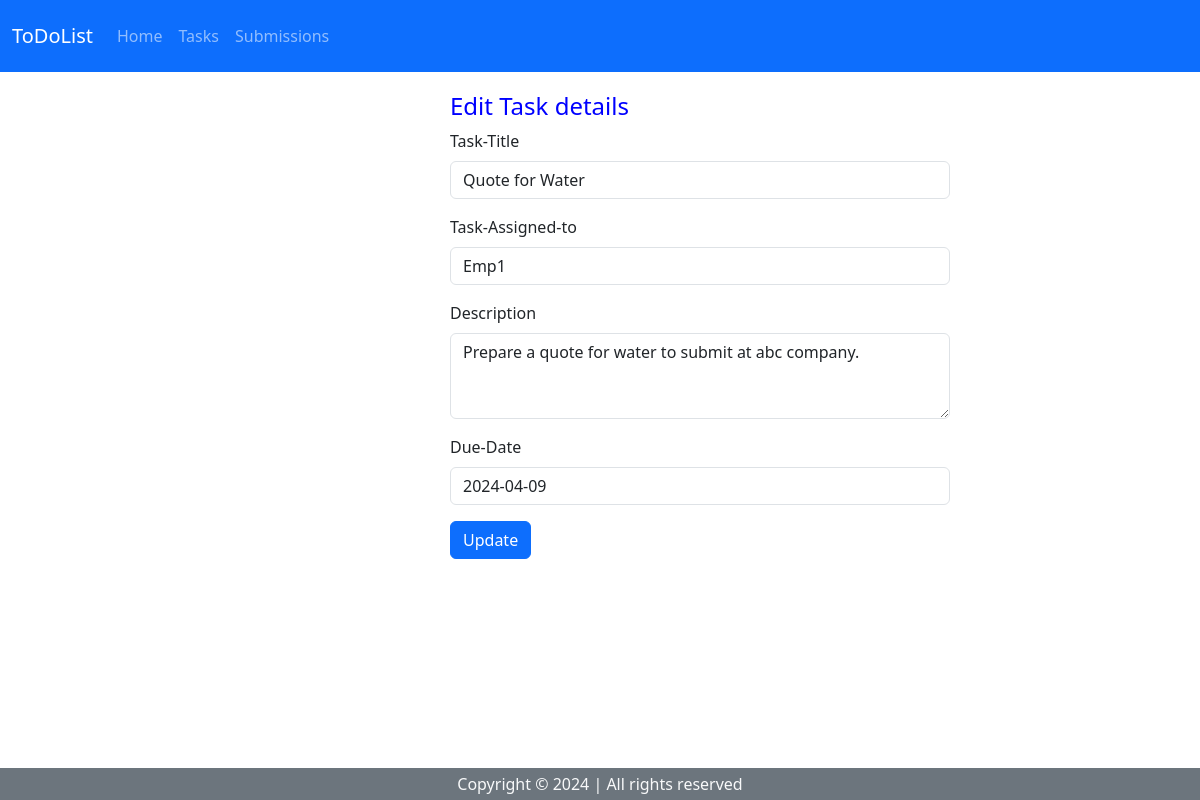
Screenshot of /backend/edit_task/15 with the database file from the repository.
### backend/models.py (models this page shows)
class taskDB(models.Model):
    Task_Title = models.CharField(max_length=100,null=True,blank=True)
    Employee = models.CharField(max_length=100,null=True,blank=True)
    Description = models.TextField(max_length=500,null=True,blank=True)
    Due_date= models.DateField(null=True)

### backend/views.py (the view)
# urls.py: path('edit_task/<int:tid>',views.edit_task, name='edit_task'),
def edit_task(request,tid):
    tdata = taskDB.objects.get(id=tid)
    return render(request,"edit_task.html", {'tdata':tdata})

### backend/templates/edit_task.html (shortened to what this page needs)
<!doctype html>
<html lang="en">
  <head>
    <link href="https://cdn.jsdelivr.net/npm/bootstrap@5.3.2/dist/css/bootstrap.min.css" rel="stylesheet">
    <link href=
        "https://code.jquery.com/ui/1.10.4/themes/ui-lightness/jquery-ui.css"
            rel="stylesheet" />
  </head>
  <body>
<nav class="navbar navbar-expand-lg bg-primary py-3" data-bs-theme="dark">
<div class="container-fluid">
      <span class="navbar-brand mb-0 h1">ToDoList</span>
    <div class="collapse navbar-collapse" id="navbarSupportedContent">
      <ul class="navbar-nav me-auto mb-2 mb-lg-0">
        <li class="nav-item">
          <a class="nav-link" aria-current="page" href="{% url 'Home_page' %}">Home</a>
        </li>
        <li class="nav-item">
          <a class="nav-link" href="{% url 'display_tasks' %}">Tasks</a>
        </li>
          <li class="nav-item">
          <a class=" nav-link" href="{% url 'task_submissions' %}">Submissions</a>
        </li>
      </ul>
    </div>
  </div>
</nav>
<div  style="margin-left:450px; margin-top:20px" >
    <h4 style="color:blue">Edit Task details</h4>
    <form method="post" enctype="multipart/form-data" action="{% url 'update_task' tid=tdata.id %}">
  <div class="mb-3">
    <label for="formGroupExampleInput1" class="form-label">Task-Title</label>
    <input type="text" class="form-control" id="formGroupExampleInput1" style="width:500px" name="task" value="{{tdata.Task_Title}}" required>
  </div>
        <div class="mb-3">
    <label for="formGroupExampleInput2" class="form-label">Task-Assigned-to</label>
    <input type="text" class="form-control" id="formGroupExampleInput2" style="width:500px" name="emp" value="{{tdata.Employee}}"  required>
  </div>
  <div class="mb-3">
  <label for="exampleFormControlTextarea1" class="form-label">Description</label>
  <textarea class="form-control" id="exampleFormControlTextarea1" rows="3" style="width:500px" name="des" required>{{tdata.Description}}</textarea>
</div>
        <div class="mb-3">
    <label class="form-label">Due-Date</label>
    <input type="text" class="form-control" id="edt" style="width:500px" name="date"  value="{{tdata.Due_date|date:'Y-m-d'}}" required>
  </div>
  <button type="submit" class="btn btn-primary">Update</button>
</form>
</div>
<footer>
    <p class="text-center bg-secondary text-light fixed-bottom my-0 py-1">
        Copyright &copy; 2024 | All rights reserved
    </p>
</footer>
  </body>
</html>

### rows the page displays
taskDB: task "Quote for Water", emp "Emp1", des "Prepare a quote for water to submit at abc company.", date "2024-04-09"
